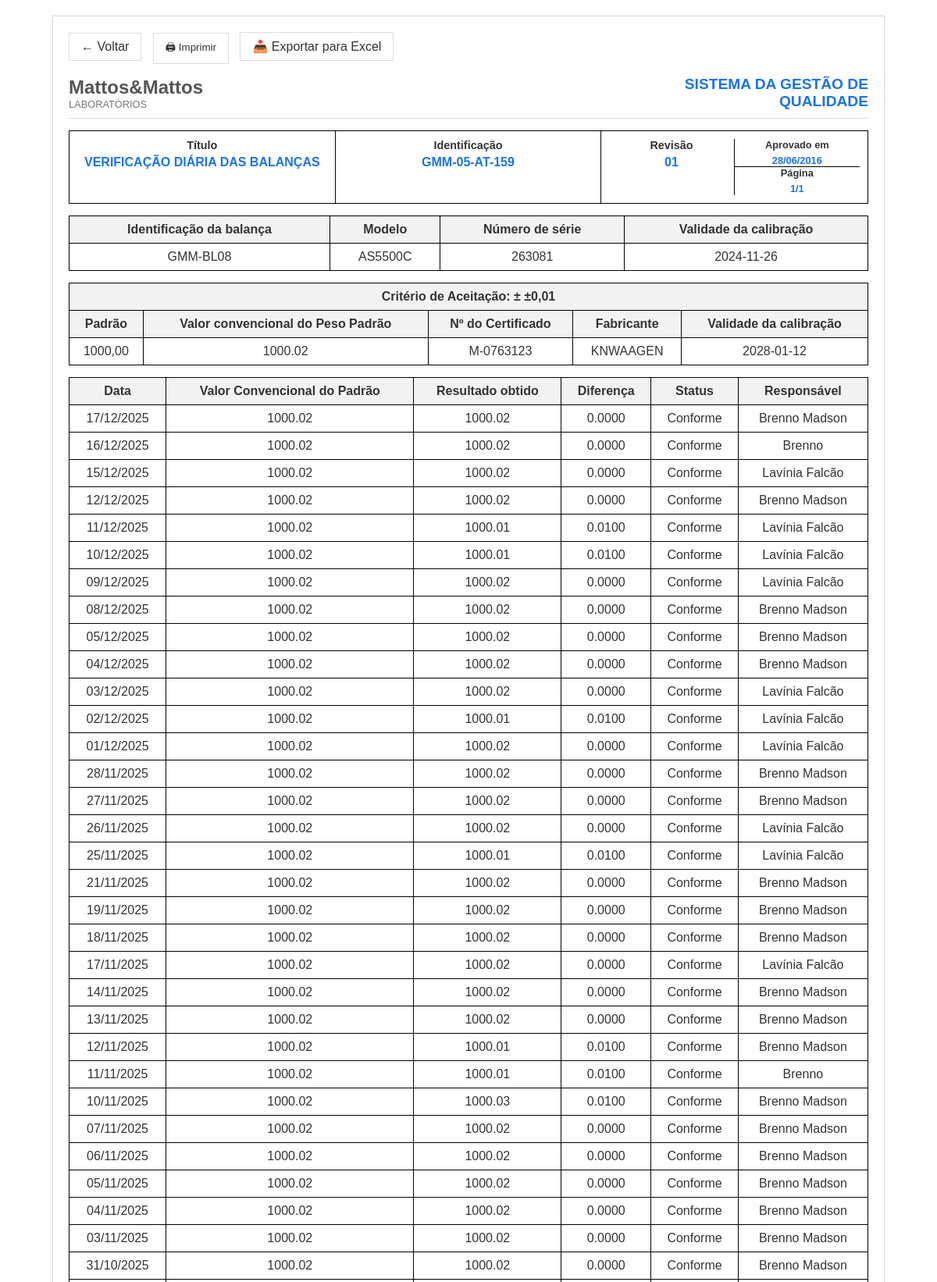
The app's page /historico/3 (upper part) with its own data.
### app/models.py (models this page shows)
class Balanca(db.Model):
    id = db.Column(db.Integer, primary_key=True)
    identificacao = db.Column(db.String(20), nullable=False, unique=True)
    modelo = db.Column(db.String(50), nullable=False)
    numero_serie = db.Column(db.String(50), nullable=False)
    validade_calibracao = db.Column(db.String(10), nullable=False)
    criterio_aceitacao = db.Column(db.String(20), nullable=False)
    padrao = db.Column(db.String(50), nullable=False)
    valor_convencional = db.Column(db.Float, nullable=False)
    numero_certificado = db.Column(db.String(50), nullable=False)
    fabricante = db.Column(db.String(50), nullable=False)
    validade_padrao = db.Column(db.String(10), nullable=False)
    registros = db.relationship('RegistroDiario', backref='balanca', lazy=True)

class RegistroDiario(db.Model):
    id = db.Column(db.Integer, primary_key=True)
    data = db.Column(db.Date, default=datetime.utcnow)
    resultado_obtido = db.Column(db.Float, nullable=False)
    responsavel = db.Column(db.String(100), nullable=False)
    balanca_id = db.Column(db.Integer, db.ForeignKey('balanca.id'), nullable=False)
    @property
    def diferenca(self):
        return round(abs(self.resultado_obtido - self.balanca.valor_convencional), 4)
    @property
    def status(self):
        criterio = float(self.balanca.criterio_aceitacao.replace("±", "").replace(",", "."))
        return "Conforme" if self.diferenca <= criterio else "Não Conforme"

### app/routes.py (the view)
@routes_bp.route("/historico/<int:id>")
def historico(id):
    balanca = Balanca.query.get_or_404(id)
    registros = RegistroDiario.query.filter_by(balanca_id=id).order_by(RegistroDiario.data.desc()).all()
    return render_template("historico.html", balanca=balanca, registros=registros)

### app/templates/historico.html (shortened to what this page needs)
<!DOCTYPE html>
<html lang="pt-br">
<head>
</head>
<body>
    <div class="container">
        <div class="actions">
            <a href="{{ url_for('routes.index') }}" class="back-button">← Voltar</a>
            <button onclick="window.print()" class="print-button">🖨 Imprimir</button>
            <a href="{{ url_for('routes.exportar_excel', id=balanca.id) }}" class="print-button">📥 Exportar para Excel</a>
        </div>
        <div class="logo-header">
            <div class="company-name">
                <h2>Mattos&Mattos</h2>
                <p>LABORATÓRIOS</p>
            </div>
            <div class="system-title">
                <h1>SISTEMA DA GESTÃO DE</h1>
                <h1>QUALIDADE</h1>
            </div>
        </div>
        <div class="title-header">
            <div class="title-section">
                <h3>Título</h3>
                <p class="blue-text">VERIFICAÇÃO DIÁRIA DAS BALANÇAS</p>
            </div>
            <div class="id-section">
                <h3>Identificação</h3>
                <p class="blue-text">GMM-05-AT-159</p>
            </div>
            <div class="revision-section">
                <div>
                    <h3>Revisão</h3>
                    <p class="blue-text">01</p>
                </div>
                <div class="date-section">
                    <div class="approved">
                        <h3 style="font-size: 0.8rem;">Aprovado em</h3>
                        <p class="blue-text" style="font-size: 0.8rem;">28/06/2016</p>
                    </div>
                    <div>
                        <h3 style="font-size: 0.8rem;">Página</h3>
                        <p class="blue-text" style="font-size: 0.8rem;">1/1</p>
                    </div>
                </div>
            </div>
        </div>
        <table>
            <thead>
                <tr>
                    <th>Identificação da balança</th>
                    <th>Modelo</th>
                    <th>Número de série</th>
                    <th>Validade da calibração</th>
                </tr>
            </thead>
            <tbody>
                <tr>
                    <td>{{ balanca.identificacao }}</td>
                    <td>{{ balanca.modelo }}</td>
                    <td>{{ balanca.numero_serie }}</td>
                    <td>{{ balanca.validade_calibracao }}</td>
                </tr>
            </tbody>
        </table>
        <table>
            <thead>
                <tr>
                    <th colspan="5">Critério de Aceitação: ± {{ balanca.criterio_aceitacao }}</th>
                </tr>
                <tr>
                    <th>Padrão</th>
                    <th>Valor convencional do Peso Padrão</th>
                    <th>Nº do Certificado</th>
                    <th>Fabricante</th>
                    <th>Validade da calibração</th>
                </tr>
            </thead>
            <tbody>
                <tr>
                    <td>{{ balanca.padrao }}</td>
                    <td>{{ balanca.valor_convencional }}</td>
                    <td>{{ balanca.numero_certificado }}</td>
                    <td>{{ balanca.fabricante }}</td>
                    <td>{{ balanca.validade_padrao }}</td>
                </tr>
            </tbody>
        </table>
        <table>
            <thead>
                <tr>
                    <th>Data</th>
                    <th>Valor Convencional do Padrão</th>
                    <th>Resultado obtido</th>
                    <th>Diferença</th>
                    <th>Status</th>
                    <th>Responsável</th>
                </tr>
            </thead>
            <tbody>
                {% for r in registros %}
                <tr>
                    <td>{{ r.data.strftime('%d/%m/%Y') }}</td>
                    <td>{{ balanca.valor_convencional }}</td>
                    <td>{{ r.resultado_obtido }}</td>
                    <td>{{ "%.4f"|format(r.diferenca) }}</td>
                    <td>{{ r.status }}</td>
                    <td>{{ r.responsavel }}</td>
                </tr>
                {% else %}
                <tr>
                    <td colspan="7">Nenhum registro encontrado.</td>
                </tr>
                {% endfor %}
            </tbody>
        </table>
    </div>
</body>
</html>

### app/templates/historico.html (style rules this page uses)
body { font-family: Arial, sans-serif; margin: 20px; padding: 0; color: #333; }
.container { max-width: 1024px; margin: 0 auto; padding: 20px; border: 1px solid #ddd; box-shadow: 0 2px 5px rgba(0,0,0,0.1); }
.logo-header { display: flex; justify-content: space-between; align-items: center; margin-bottom: 15px; border-bottom: 1px solid #ddd; padding-bottom: 10px; }
.company-name { text-align: left; }
.company-name h2 { margin: 0; color: #555; font-weight: bold; }
.company-name p { margin: 0; font-size: 0.8rem; color: #777; }
.system-title { text-align: right; color: #1a73e8; font-weight: bold; }
.system-title h1 { margin: 0; font-size: 1.2rem; }
.title-header { display: grid; grid-template-columns: repeat(3, 1fr); border: 1px solid black; margin-bottom: 15px; }
.title-header > div { padding: 10px; text-align: center; }
.title-header h3 { margin: 0; font-size: 0.9rem; }
.title-header p { margin: 5px 0 0; font-weight: bold; }
.title-header .blue-text { color: #1a73e8; }
.title-section { border-right: 1px solid black; }
.id-section { border-right: 1px solid black; }
.revision-section { display: grid; grid-template-columns: 1fr 1fr; }
.revision-section > div:first-child { border-right: 1px solid black; }
.revision-section .date-section { display: grid; grid-template-rows: 1fr 1fr; }
.revision-section .date-section .approved { border-bottom: 1px solid black; }
table { width: 100%; border-collapse: collapse; margin-bottom: 15px; }
th, td { border: 1px solid black; padding: 8px; text-align: center; }
th { background-color: #f2f2f2; }
.print-button, .back-button { background-color: white; border: 1px solid #ddd; padding: 8px 15px; cursor: pointer; display: inline-flex; align-items: center; gap: 5px; text-decoration: none; color: #333; margin-right: 10px; }
.actions { margin-bottom: 15px; }

### records on screen
Balanca: identificacao "GMM-BL08", modelo "AS5500C", numero_serie "263081", validade_calibracao "2024-11-26", criterio_aceitacao "±0,01", padrao "1000,00", valor_convencional "1000.02", numero_certificado "M-0763123", fabricante "KNWAAGEN", validade_padrao "2028-01-12"
RegistroDiario: data "17/12/2025", resultado_obtido "1000.02", diferenca "0.0000", status "Conforme", responsavel "Brenno Madson"
RegistroDiario: data "16/12/2025", resultado_obtido "1000.02", diferenca "0.0000", status "Conforme", responsavel "Brenno"
RegistroDiario: data "15/12/2025", resultado_obtido "1000.02", diferenca "0.0000", status "Conforme", responsavel "Lavínia Falcão"
RegistroDiario: data "12/12/2025", resultado_obtido "1000.02", diferenca "0.0000", status "Conforme", responsavel "Brenno Madson"
RegistroDiario: data "11/12/2025", resultado_obtido "1000.01", diferenca "0.0100", status "Conforme", responsavel "Lavínia Falcão"
RegistroDiario: data "10/12/2025", resultado_obtido "1000.01", diferenca "0.0100", status "Conforme", responsavel "Lavínia Falcão"
RegistroDiario: data "09/12/2025", resultado_obtido "1000.02", diferenca "0.0000", status "Conforme", responsavel "Lavínia Falcão"
RegistroDiario: data "08/12/2025", resultado_obtido "1000.02", diferenca "0.0000", status "Conforme", responsavel "Brenno Madson"
RegistroDiario: data "05/12/2025", resultado_obtido "1000.02", diferenca "0.0000", status "Conforme", responsavel "Brenno Madson"
RegistroDiario: data "04/12/2025", resultado_obtido "1000.02", diferenca "0.0000", status "Conforme", responsavel "Brenno Madson"
RegistroDiario: data "03/12/2025", resultado_obtido "1000.02", diferenca "0.0000", status "Conforme", responsavel "Lavínia Falcão"
RegistroDiario: data "02/12/2025", resultado_obtido "1000.01", diferenca "0.0100", status "Conforme", responsavel "Lavínia Falcão"
RegistroDiario: data "01/12/2025", resultado_obtido "1000.02", diferenca "0.0000", status "Conforme", responsavel "Lavínia Falcão"
RegistroDiario: data "28/11/2025", resultado_obtido "1000.02", diferenca "0.0000", status "Conforme", responsavel "Brenno Madson"
RegistroDiario: data "27/11/2025", resultado_obtido "1000.02", diferenca "0.0000", status "Conforme", responsavel "Brenno Madson"
RegistroDiario: data "26/11/2025", resultado_obtido "1000.02", diferenca "0.0000", status "Conforme", responsavel "Lavínia Falcão"
RegistroDiario: data "25/11/2025", resultado_obtido "1000.01", diferenca "0.0100", status "Conforme", responsavel "Lavínia Falcão"
RegistroDiario: data "21/11/2025", resultado_obtido "1000.02", diferenca "0.0000", status "Conforme", responsavel "Brenno Madson"
RegistroDiario: data "19/11/2025", resultado_obtido "1000.02", diferenca "0.0000", status "Conforme", responsavel "Brenno Madson"
RegistroDiario: data "18/11/2025", resultado_obtido "1000.02", diferenca "0.0000", status "Conforme", responsavel "Brenno Madson"
RegistroDiario: data "17/11/2025", resultado_obtido "1000.02", diferenca "0.0000", status "Conforme", responsavel "Lavínia Falcão"
RegistroDiario: data "14/11/2025", resultado_obtido "1000.02", diferenca "0.0000", status "Conforme", responsavel "Brenno Madson"
RegistroDiario: data "13/11/2025", resultado_obtido "1000.02", diferenca "0.0000", status "Conforme", responsavel "Brenno Madson"
RegistroDiario: data "12/11/2025", resultado_obtido "1000.01", diferenca "0.0100", status "Conforme", responsavel "Brenno Madson"
RegistroDiario: data "11/11/2025", resultado_obtido "1000.01", diferenca "0.0100", status "Conforme", responsavel "Brenno"
RegistroDiario: data "10/11/2025", resultado_obtido "1000.03", diferenca "0.0100", status "Conforme", responsavel "Brenno Madson"
RegistroDiario: data "07/11/2025", resultado_obtido "1000.02", diferenca "0.0000", status "Conforme", responsavel "Brenno Madson"
RegistroDiario: data "06/11/2025", resultado_obtido "1000.02", diferenca "0.0000", status "Conforme", responsavel "Brenno Madson"
RegistroDiario: data "05/11/2025", resultado_obtido "1000.02", diferenca "0.0000", status "Conforme", responsavel "Brenno Madson"
RegistroDiario: data "04/11/2025", resultado_obtido "1000.02", diferenca "0.0000", status "Conforme", responsavel "Brenno Madson"
RegistroDiario: data "03/11/2025", resultado_obtido "1000.02", diferenca "0.0000", status "Conforme", responsavel "Brenno Madson"
RegistroDiario: data "31/10/2025", resultado_obtido "1000.02", diferenca "0.0000", status "Conforme", responsavel "Brenno Madson"
